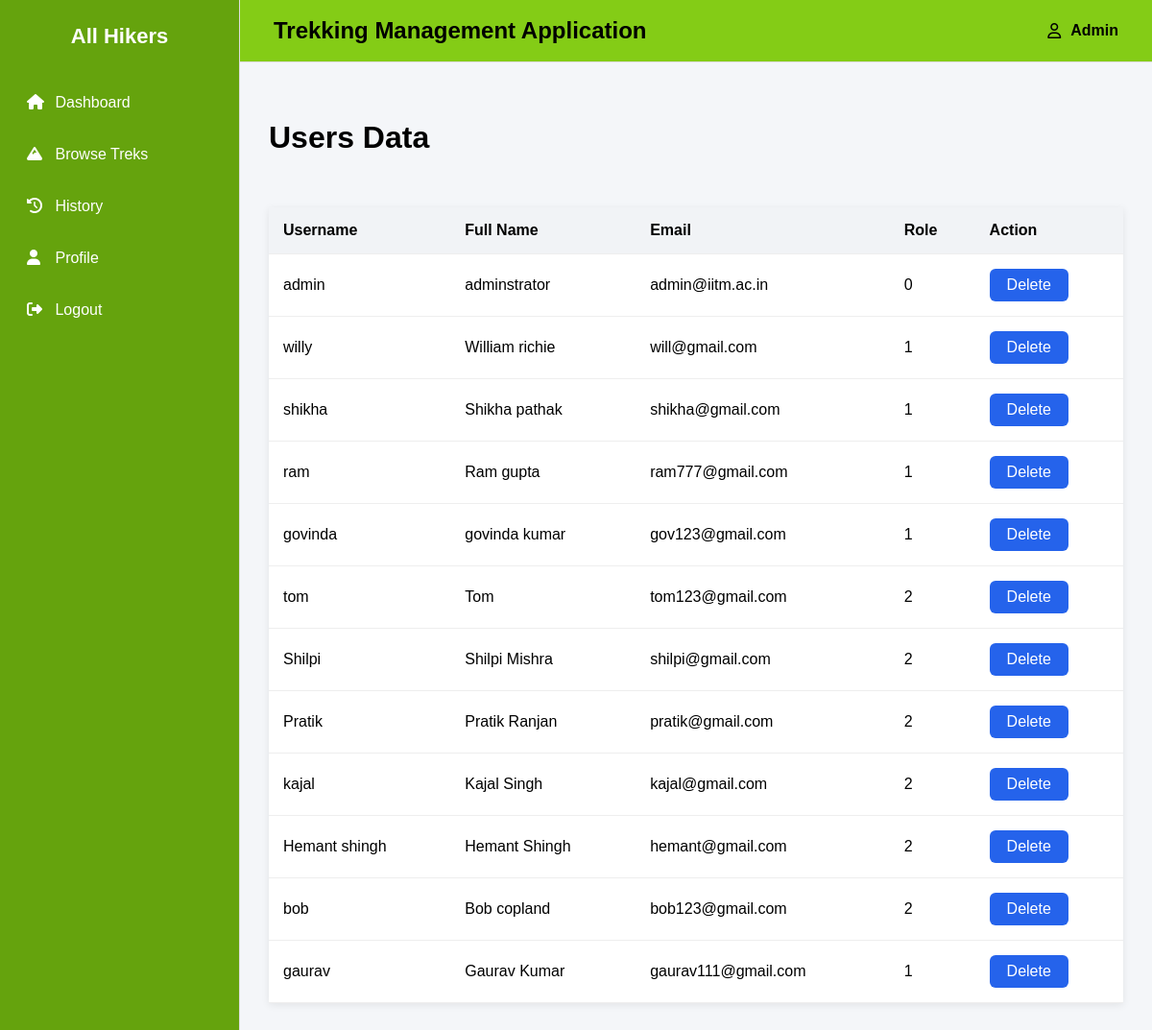
The page /admin_dashboard/users on the database its author committed.
### backend/models.py (models this page shows)
class Users(db.Model):
    __tablename__="users"
    id=db.Column(db.Integer,primary_key=True)
    role=db.Column(db.Integer,default=1)
    username=db.Column(db.String,nullable=False)
    password=db.Column(db.String,nullable=False)
    email=db.Column(db.String,nullable=False)
    address=db.Column(db.String,nullable=False)
    full_name=db.Column(db.String,nullable=False)
    pin_code=db.Column(db.String,nullable=False)
    is_approved = db.Column(db.Boolean, default=True)  # True for normal users
    booking=db.relationship("Booking",cascade="all,delete",backref="users",lazy=True) #User can access all of his bookings

### backend/controllers.py (the view)
@auth_bp.route('/admin_dashboard/users')
def users_data():
    users = Users.query.all()
    return render_template('users_data.html', users=users)

### templates/users_data.html (shortened to what this page needs)
{% extends "base.html" %}
{% block content %}
<link rel="stylesheet" href="{{ url_for('static', filename='css/dashboard.css') }}">
<h1> Users Data </h1>
<br><br><br>
<div>
    {% if users %}
    <table>
        <thead>
            <tr>
                <th>Username</th>
                <th>Full Name</th>
                <th>Email</th>
                <th>Role</th>
                <th>Action</th>
            </tr>
        </thead>
        <tbody>
            {% for user in users %}
            <tr>
                <td>{{ user.username }}</td>
                <td>{{ user.full_name }}</td>
                <td>{{ user.email }}</td>
                <td>{{ user.role }}</td>
                <td>
                    <a href="{{ url_for('auth.delete_user', user_id=user.id) }}" class="btn btn-danger" onclick="return confirm('Are you sure you want to delete this user?')">Delete</a>
                </td>
            </tr>
            {% endfor %}
        </tbody>
    </table>
    {% else %}
        <p>No users found.</p>
    {% endif %}
</div>
{% endblock %}

### templates/base.html (shortened to what this page needs)
<!DOCTYPE html>
<html lang="en">
<head>
    <link rel="stylesheet" href="{{ url_for('static', filename='css/dashboard.css') }}">
    <link rel="stylesheet" href="https://cdnjs.cloudflare.com/ajax/libs/font-awesome/6.5.2/css/all.min.css">
</head>
<body>
<div class="wrapper">
    <aside class="sidebar">
        <div class="logo">
            All Hikers
        </div>
        <ul>
            <li><a href="{{ url_for('auth.dashboard') }}"><i class="fa-solid fa-house"></i> Dashboard</a></li>
            {% if session.get('role') == 'admin' %}
                <li><a href="{{ url_for('auth.trek') }}"><i class="fa-solid fa-mountain"></i> Treks</a></li>
                <li><a href="{{ url_for('auth.staff') }}"><i class="fa-solid fa-user-group"></i> Staff</a></li>
                <li><a href="{{ url_for('auth.users_data') }}"><i class="fa-solid fa-users"></i> Users</a></li>
                <li><a href="{{ url_for('auth.trekking_history') }}"><i class="fa-solid fa-calendar-check"></i> Trekking History</a></li>
                <li><a href="{{ url_for('auth.admin_search') }}"><i class="fa-solid fa-magnifying-glass"></i> Search</a></li>
                <li><a href="#"><i class="fa-solid fa-chart-column"></i> Reports</a></li>
                <li><a href="#"><i class="fa-solid fa-gear"></i> Settings</a></li>
            {% elif session.get('role') == 'staff' %}
                <li><a href="{{ url_for('auth.staff_participants') }}"><i class="fa-solid fa-users"></i> Participants</a></li>
                <li><a href="{{ url_for('auth.update_profile') }}"><i class="fa-solid fa-user"></i> Profile</a></li>
            {% else %}
                <li><a href="{{ url_for('auth.browse_treks') }}"><i class="fa-solid fa-mountain"></i> Browse Treks</a></li>
                <li><a href="{{ url_for('auth.booking_history') }}"><i class="fa-solid fa-clock-rotate-left"></i> History</a></li>
                <li><a href="{{ url_for('auth.update_profile') }}"><i class="fa-solid fa-user"></i> Profile</a></li>
            {% endif %}
            <li><a href="{{ url_for('auth.logout') }}"><i class="fa-solid fa-right-from-bracket"></i> Logout</a></li>
        </ul>
    </aside>
    <main class="main">
        <div class="navbar">
            <h2>Trekking Management Application</h2>
            <div class="profile">
                <i class="fa-regular fa-user"></i>
                {{ session.get('username',"Admin") }}
            </div>
        </div>
        <div class="cards">
        </div>
        <div class="content">
            {% block content %}
            {% endblock %}
        </div>
    </main>
</div>
</body>
</html>

### static/css/dashboard.css (style rules this page uses)
* { margin:0; padding:0; box-sizing:border-box; font-family:Arial, Helvetica, sans-serif; }
body { background:#f4f6f9; }
.wrapper { display:flex; min-height:100vh; }
.sidebar { width:250px; background:#65a30d; border-right:1px solid #ddd; }
.logo { padding:25px; font-size:22px; font-weight:bold; text-align:center; color:white; }
.sidebar ul { list-style:none; }
.sidebar li { margin:8px; }
.sidebar a { display:block; color:white; text-decoration:none; padding:14px 20px; border-radius:8px; transition:.3s; }
.sidebar i { width:25px; }
.main { flex:1; }
.navbar { background:#84cc16; padding:18px 35px; display:flex; justify-content:space-between; align-items:center; border-bottom:1px solid #ddd; color:black; }
.profile { display:flex; gap:10px; align-items:center; font-weight:bold; }
.cards { display:grid; grid-template-columns:repeat(auto-fit,minmax(220px,1fr)); gap:20px; padding:30px; }
.content { padding:0 30px 30px; }
table { width:100%; border-collapse:collapse; background:white; box-shadow:0 2px 8px rgba(0,0,0,.08); }
th { background:#f1f3f6; }
th,td { padding:15px; text-align:left; border-bottom:1px solid #eee; }
.btn { background:#2563eb; color:white; border:none; padding:8px 18px; border-radius:6px; cursor:pointer; }
.btn { background:#2563eb; color:white; text-decoration:none; padding:8px 18px; border-radius:6px; display:inline-block; }

### rows shown on the page
Users: get "Admin", username "admin", full_name "adminstrator", email "admin@iitm.ac.in", role "0"
Users: username "willy", full_name "William richie", email "will@gmail.com", role "1"
Users: username "shikha", full_name "Shikha pathak", email "shikha@gmail.com", role "1"
Users: username "ram", full_name "Ram gupta", email "ram777@gmail.com", role "1"
Users: username "govinda", full_name "govinda kumar", email "gov123@gmail.com", role "1"
Users: username "tom", full_name "Tom", email "tom123@gmail.com", role "2"
Users: username "Shilpi", full_name "Shilpi Mishra", email "shilpi@gmail.com", role "2"
Users: username "Pratik", full_name "Pratik Ranjan", email "pratik@gmail.com", role "2"
Users: username "kajal", full_name "Kajal Singh", email "kajal@gmail.com", role "2"
Users: username "Hemant shingh", full_name "Hemant Shingh", email "hemant@gmail.com", role "2"
Users: username "bob", full_name "Bob copland", email "bob123@gmail.com", role "2"
Users: username "gaurav", full_name "Gaurav Kumar", email "gaurav111@gmail.com", role "1"
